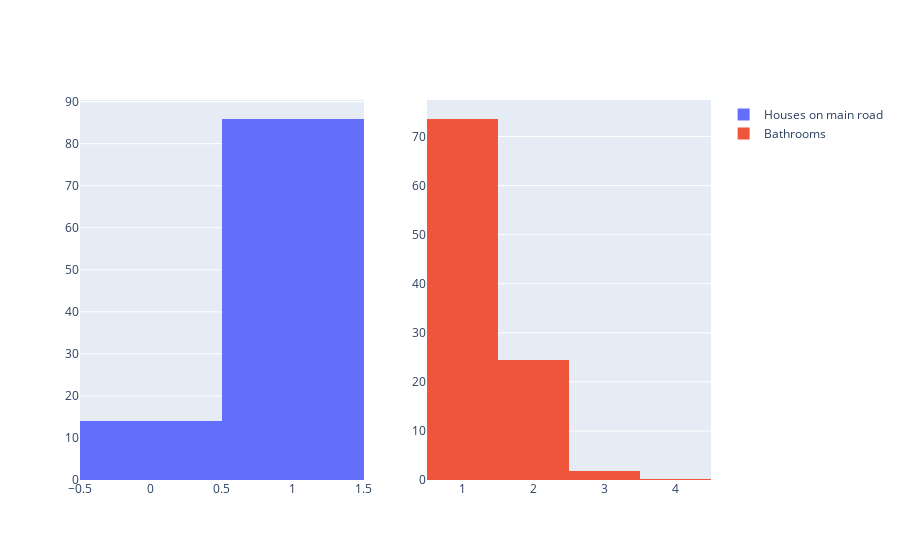

This figure's notebook cell:
### Code cell
fig = make_subplots(rows = 1, cols =2)
fig.add_trace(go.Histogram(x = housing_df["mainroad"], histnorm = "percent", name = "Houses on main road"), 
             row =1, col = 1)
fig.add_trace(go.Histogram(x = housing_df["bathrooms"], histnorm = "percent", name = "Bathrooms"),
             row = 1, col = 2)

### Figure 1 — Plotly figure (JSON) as saved in the notebook; plotly's stock layout.template omitted (floating-point values rounded to 4 significant figures; data arrays with more than 128 entries replaced by an {"elided": "..."} marker saying what was removed)
{"data": [{"histnorm": "percent", "name": "Houses on main road", "type": "histogram", "x": {"elided": "545 int values"}, "xaxis": "x", "yaxis": "y"}, {"histnorm": "percent", "name": "Bathrooms", "type": "histogram", "x": {"elided": "545 int values"}, "xaxis": "x2", "yaxis": "y2"}], "layout": {"xaxis": {"anchor": "y", "domain": [0, 0.45]}, "xaxis2": {"anchor": "y2", "domain": [0.55, 1]}, "yaxis": {"anchor": "x", "domain": [0, 1]}, "yaxis2": {"anchor": "x2", "domain": [0, 1]}}}
